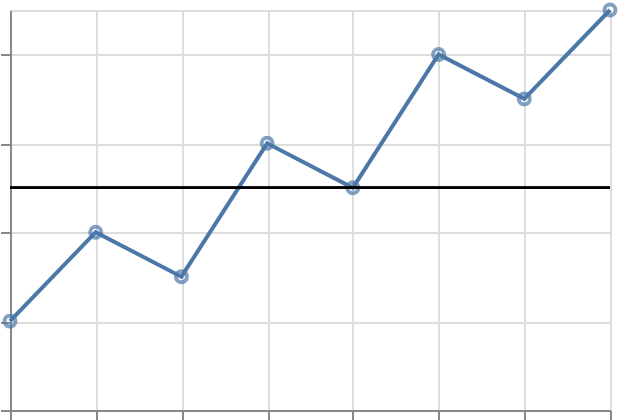

Vega-Lite specification stored for this chart:
### Vega-Lite specification from a JSON file in a GitHub repository (floating-point values rounded to 4 significant figures)
{"$schema": "https://vega.github.io/schema/vega-lite/v6.json", "padding": 5, "autosize": "none", "width": 300, "height": 200, "data": {"name": "table", "values": [{"c": "A", "g": "p", "x": 1, "y": 2, "v": 5, "t": "2024-01-15", "o": {"v": 3}, "IMDB Rating": 6.1, "d": "x1"}, {"c": "B", "g": "q", "x": 2, "y": 4, "v": 9, "t": "2024-02-20", "o": {"v": 7}, "IMDB Rating": 7.4, "d": "x2"}, {"c": "A", "g": "q", "x": 3, "y": 3, "v": 2, "t": "2024-03-05", "o": {"v": 1}, "IMDB Rating": 5.2, "d": "x1"}, {"c": "C", "g": "p", "x": 4, "y": 6, "v": 7, "t": "2024-05-30", "o": {"v": 4}, "IMDB Rating": 8.8, "d": "x3"}, {"c": "B", "g": "p", "x": 5, "y": 5, "v": 4, "t": "2024-07-11", "o": {"v": 9}, "IMDB Rating": 6.9, "d": "x2"}, {"c": "C", "g": "q", "x": 6, "y": 8, "v": 6, "t": "2024-09-02", "o": {"v": 2}, "IMDB Rating": 7.7, "d": "x3"}, {"c": "A", "g": "p", "x": 7, "y": 7, "v": 8, "t": "2024-11-25", "o": {"v": 5}, "IMDB Rating": 4.4, "d": "x1"}, {"c": "B", "g": "q", "x": 8, "y": 9, "v": 3, "t": "2024-12-31", "o": {"v": 8}, "IMDB Rating": 9.1, "d": "x2"}]}, "layer": [{"layer": [{"mark": "line", "encoding": {"x": {"field": "x", "type": "quantitative"}, "y": {"field": "y", "type": "quantitative"}}}, {"mark": "point", "encoding": {"x": {"field": "x", "type": "quantitative"}, "y": {"field": "y", "type": "quantitative"}}}]}, {"mark": "rule", "encoding": {"y": {"datum": 5}}}]}
